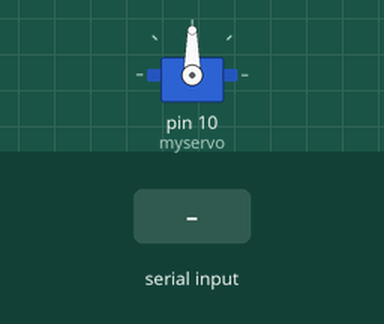
Bench run of a sketch on a simulated Arduino Uno, built with avr-gcc and run on an emulated ATmega328P. Parts: servo. Inputs (shaded band) come from the test bench.

Above: at 1.2 s.
1.3 s: "30,150\n" received over Serial
At 3.1 s:
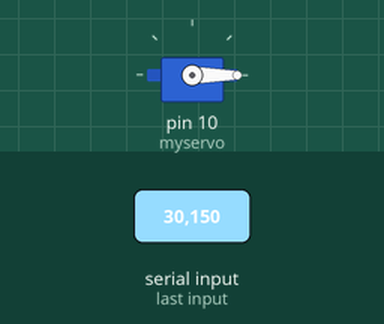
3.8 s: "90,45\n" received over Serial
At 4.2 s:
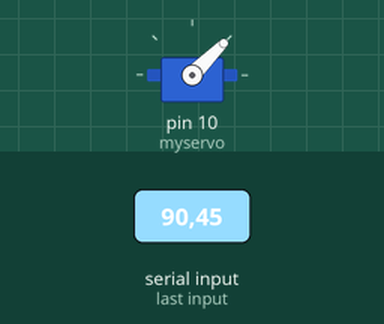
6.3 s: "200\n" received over Serial
At 7.1 s:
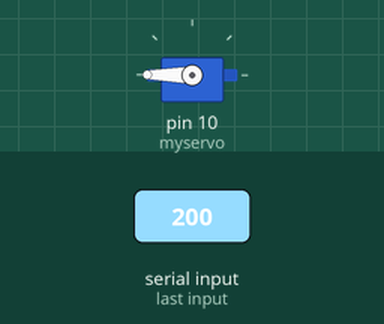
Timing chart, 0 to 9.3 s (numbered marks = the images above; inputs shaded):
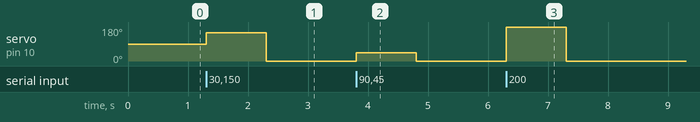

The sketch:

TestServo.ino
```cpp
/*
 Controlling a servo position using a potentiometer (variable resistor)
 by Michal Rinott <http://people.interaction-ivrea.it/m.rinott>

 modified on 8 Nov 2013
 by Scott Fitzgerald
 http://www.arduino.cc/en/Tutorial/Knob
*/

#include <Servo.h>

Servo myservo;  // create servo object to control a servo

int potpin = 0;  // analog pin used to connect the potentiometer
int val;    // variable to read the value from the analog pin

void setup() {
  myservo.attach(10);  // attaches the servo on pin 9 to the servo object
  Serial.begin(9600);
}

void loop() {
  if(Serial.available())
    myservo.write(Serial.parseInt());                  // sets the servo position according to the scaled value

}
```

Measured:
- after the input at 1.3 s, servo on pin 10 (myservo): 90° → 150° at once, → 0° 1.0 s later
- after the input at 3.8 s, servo on pin 10 (myservo): 0° → 45° at once, → 0° 1.0 s later
- after the input at 6.3 s, servo on pin 10 (myservo): 0° → 180° at once, → 0° 1.0 s later
